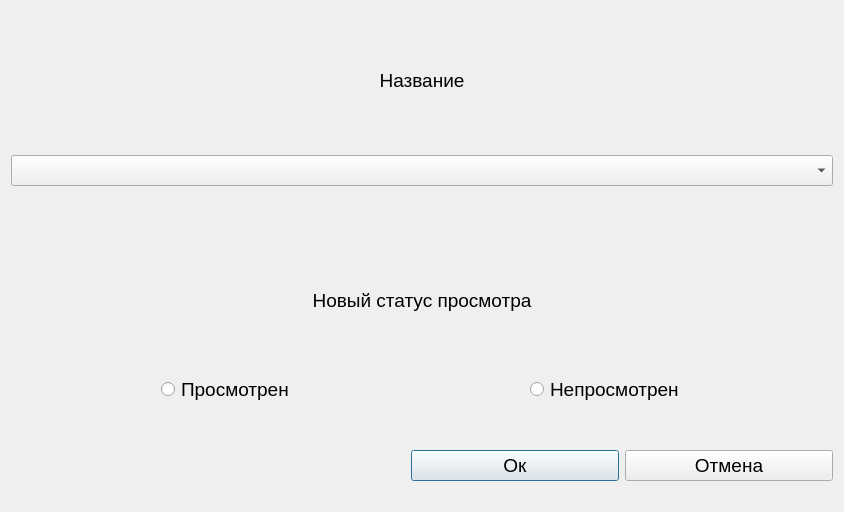
<?xml version="1.0" encoding="UTF-8"?>
<ui version="4.0">
 <class>Dialog_change</class>
 <widget class="QDialog" name="Dialog_change">
  <property name="geometry">
   <rect>
    <x>0</x>
    <y>0</y>
    <width>844</width>
    <height>512</height>
   </rect>
  </property>
  <property name="windowTitle">
   <string>Dialog</string>
  </property>
  <layout class="QVBoxLayout" name="verticalLayout">
   <item>
    <widget class="QLabel" name="label">
     <property name="font">
      <font>
       <pointsize>14</pointsize>
      </font>
     </property>
     <property name="text">
      <string>Название</string>
     </property>
     <property name="alignment">
      <set>Qt::AlignCenter</set>
     </property>
    </widget>
   </item>
   <item>
    <widget class="QComboBox" name="Dia_name">
     <property name="enabled">
      <bool>true</bool>
     </property>
     <property name="font">
      <font>
       <pointsize>14</pointsize>
      </font>
     </property>
    </widget>
   </item>
   <item>
    <spacer name="verticalSpacer">
     <property name="orientation">
      <enum>Qt::Vertical</enum>
     </property>
     <property name="sizeType">
      <enum>QSizePolicy::Fixed</enum>
     </property>
     <property name="sizeHint" stdset="0">
      <size>
       <width>20</width>
       <height>40</height>
      </size>
     </property>
    </spacer>
   </item>
   <item>
    <widget class="QLabel" name="label_2">
     <property name="font">
      <font>
       <pointsize>14</pointsize>
      </font>
     </property>
     <property name="text">
      <string>Новый статус просмотра</string>
     </property>
     <property name="alignment">
      <set>Qt::AlignCenter</set>
     </property>
    </widget>
   </item>
   <item>
    <layout class="QHBoxLayout" name="horizontalLayout">
     <item>
      <spacer name="horizontalSpacer_2">
       <property name="orientation">
        <enum>Qt::Horizontal</enum>
       </property>
       <property name="sizeType">
        <enum>QSizePolicy::Fixed</enum>
       </property>
       <property name="sizeHint" stdset="0">
        <size>
         <width>150</width>
         <height>20</height>
        </size>
       </property>
      </spacer>
     </item>
     <item>
      <widget class="QRadioButton" name="Dia_w">
       <property name="font">
        <font>
         <pointsize>14</pointsize>
        </font>
       </property>
       <property name="layoutDirection">
        <enum>Qt::LeftToRight</enum>
       </property>
       <property name="text">
        <string>Просмотрен</string>
       </property>
      </widget>
     </item>
     <item>
      <spacer name="horizontalSpacer_4">
       <property name="orientation">
        <enum>Qt::Horizontal</enum>
       </property>
       <property name="sizeType">
        <enum>QSizePolicy::Fixed</enum>
       </property>
       <property name="sizeHint" stdset="0">
        <size>
         <width>100</width>
         <height>20</height>
        </size>
       </property>
      </spacer>
     </item>
     <item>
      <widget class="QRadioButton" name="Dia_unw">
       <property name="font">
        <font>
         <pointsize>14</pointsize>
        </font>
       </property>
       <property name="text">
        <string>Непросмотрен</string>
       </property>
      </widget>
     </item>
     <item>
      <spacer name="horizontalSpacer_3">
       <property name="orientation">
        <enum>Qt::Horizontal</enum>
       </property>
       <property name="sizeType">
        <enum>QSizePolicy::Fixed</enum>
       </property>
       <property name="sizeHint" stdset="0">
        <size>
         <width>40</width>
         <height>20</height>
        </size>
       </property>
      </spacer>
     </item>
    </layout>
   </item>
   <item>
    <spacer name="verticalSpacer_2">
     <property name="orientation">
      <enum>Qt::Vertical</enum>
     </property>
     <property name="sizeType">
      <enum>QSizePolicy::Fixed</enum>
     </property>
     <property name="sizeHint" stdset="0">
      <size>
       <width>20</width>
       <height>40</height>
      </size>
     </property>
    </spacer>
   </item>
   <item>
    <layout class="QGridLayout" name="gridLayout">
     <item row="1" column="1">
      <widget class="QPushButton" name="Dia_ok">
       <property name="font">
        <font>
         <pointsize>14</pointsize>
        </font>
       </property>
       <property name="text">
        <string>Ок</string>
       </property>
      </widget>
     </item>
     <item row="1" column="2">
      <widget class="QPushButton" name="Dia_cancel">
       <property name="font">
        <font>
         <pointsize>14</pointsize>
        </font>
       </property>
       <property name="text">
        <string>Отмена</string>
       </property>
      </widget>
     </item>
     <item row="1" column="0">
      <spacer name="horizontalSpacer">
       <property name="orientation">
        <enum>Qt::Horizontal</enum>
       </property>
       <property name="sizeType">
        <enum>QSizePolicy::Fixed</enum>
       </property>
       <property name="sizeHint" stdset="0">
        <size>
         <width>400</width>
         <height>20</height>
        </size>
       </property>
      </spacer>
     </item>
    </layout>
   </item>
   <item>
    <spacer name="verticalSpacer_3">
     <property name="orientation">
      <enum>Qt::Vertical</enum>
     </property>
     <property name="sizeType">
      <enum>QSizePolicy::Fixed</enum>
     </property>
     <property name="sizeHint" stdset="0">
      <size>
       <width>20</width>
       <height>20</height>
      </size>
     </property>
    </spacer>
   </item>
  </layout>
 </widget>
 <resources/>
 <connections/>
</ui>
